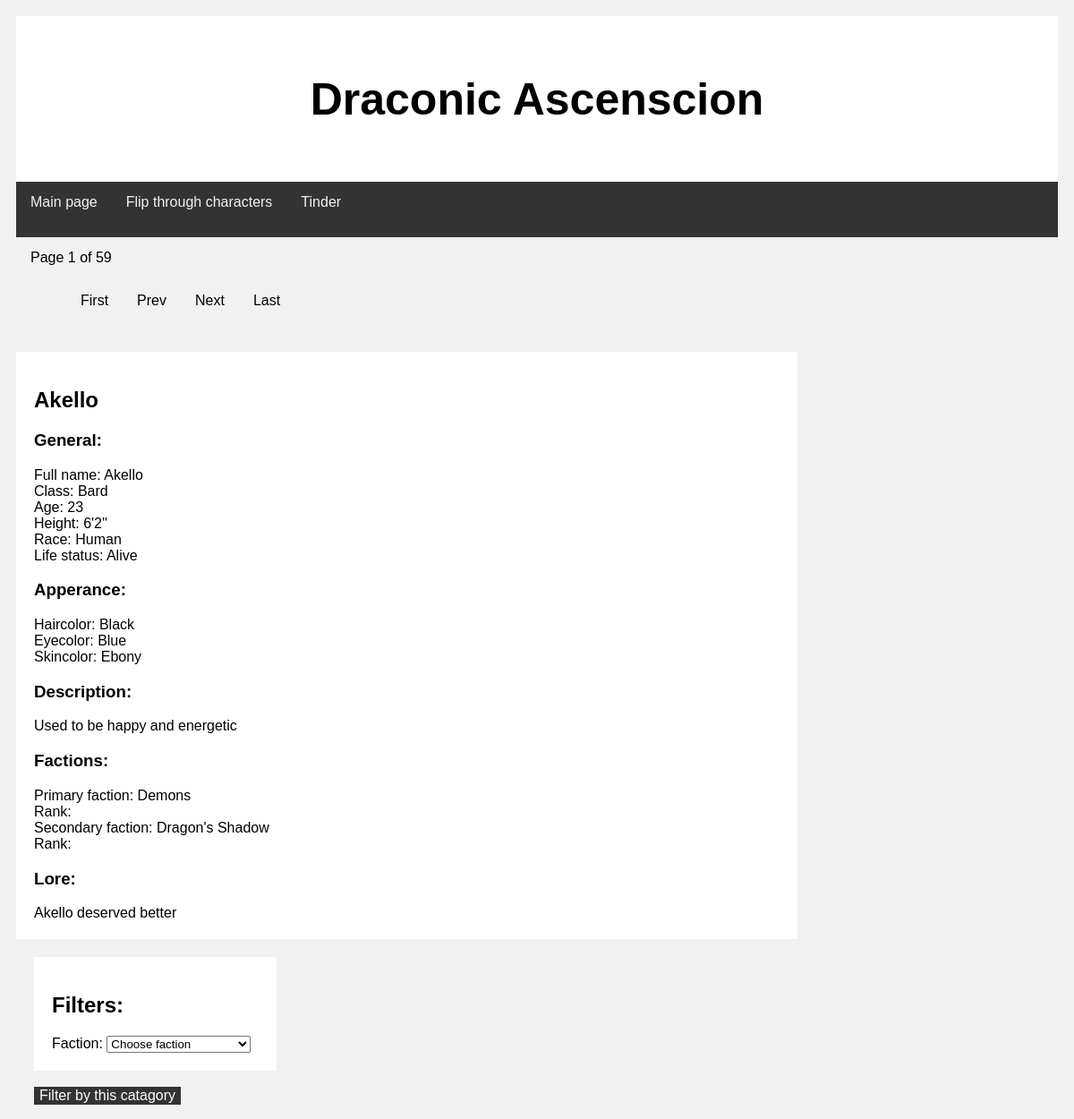
The app's page /character.php with its own data.
### tables this page shows
CREATE TABLE `characters` (
  `id` int(6) UNSIGNED NOT NULL,
  `name` varchar(30) NOT NULL,
  `lastname` varchar(40) NOT NULL,
  `title` varchar(40) NOT NULL,
  `class` varchar(40) NOT NULL,
  `age` int(6) DEFAULT NULL,
  `height` varchar(10) DEFAULT NULL,
  `race` varchar(20) DEFAULT NULL,
  `prifaction` varchar(40) NOT NULL,
  `prirank` varchar(40) NOT NULL,
  `secfaction` varchar(40) NOT NULL,
  `secrank` varchar(40) NOT NULL,
  `description` varchar(300) NOT NULL,
  `lore` varchar(1000) DEFAULT NULL,
  `arc` varchar(40) NOT NULL,
  `haircolor` varchar(20) DEFAULT NULL,
  `eyecolor` varchar(20) DEFAULT NULL,
  `skincolor` varchar(20) DEFAULT NULL,
  `type` varchar(10) NOT NULL,
  `alive` tinyint(1) DEFAULT NULL,
  `dateable` tinyint(1) NOT NULL,
  `sexuality` varchar(40) NOT NULL,
  `likes` varchar(40) NOT NULL,
  `dislikes` varchar(40) NOT NULL,
  `status` varchar(40) NOT NULL,
  `lookingfor` varchar(40) NOT NULL
);

### character.php (the view, shortened to what this page needs)
<head>
  <link rel="stylesheet" type="text/css" href="stylesheet.css">
</head>
  <?php
  include "nav.inc.php";
  $conn = OpenCon();
  if (isset($_GET['pageno'])) {
    $pageno = $_GET['pageno'];
    $faction = $_GET['faction'];
  } else {
    $pageno = 1;
  }
  $no_of_records_per_page = 1;
  $offset = ($pageno-1) * $no_of_records_per_page;
  $factionresult = "none";
  if((empty($_POST) || $_POST['faction'] == "Choose faction") && (empty($_GET['faction']) || $_GET['faction'] == "none")){
    $total_pages_sql = "SELECT COUNT(*) FROM characters";
    $result = mysqli_query($conn,$total_pages_sql);
    $total_rows = mysqli_fetch_array($result)[0];
    $total_pages = ceil($total_rows / $no_of_records_per_page);
    $sql = "SELECT name, lastname, title, class, age, height, race, prifaction, prirank, secfaction, secrank, description, lore, haircolor, eyecolor, skincolor, alive FROM characters ORDER BY name ASC LIMIT $offset, $no_of_records_per_page";
    $preparedStatement= $conn->prepare($sql);
    }
    $preparedStatement->execute();
    $preparedStatement->bind_result($rawName, $rawLastname, $rawTitle, $rawClass, $rawAge, $rawHeight, $rawRace, $rawPri, $rawPriR, $rawSec, $rawSecR, $rawDesc, $rawLore, $rawHairc, $rawEyec, $rawSkinc, $rawAlive);
    $factionresult = htmlspecialchars($factionresult, ENT_QUOTES, 'UTF-8');
    while($preparedStatement->fetch()){
      $name = htmlspecialchars($rawName, ENT_QUOTES, 'UTF-8');
      $lastname = htmlspecialchars($rawLastname, ENT_QUOTES, 'UTF-8');
      $title = htmlspecialchars($rawTitle, ENT_QUOTES, 'UTF-8');
      $class = htmlspecialchars($rawClass, ENT_QUOTES, 'UTF-8');
      $age = htmlspecialchars($rawAge, ENT_QUOTES, 'UTF-8');
      $height = htmlspecialchars($rawHeight, ENT_QUOTES, 'UTF-8');
      $race = htmlspecialchars($rawRace, ENT_QUOTES, 'UTF-8');
      $prifaction = htmlspecialchars($rawPri, ENT_QUOTES, 'UTF-8');
      $prirank = htmlspecialchars($rawPriR, ENT_QUOTES, 'UTF-8');
      $secfaction = htmlspecialchars($rawSec, ENT_QUOTES, 'UTF-8');
      $secrank = htmlspecialchars($rawSecR, ENT_QUOTES, 'UTF-8');
      $description = htmlspecialchars($rawDesc, ENT_QUOTES, 'UTF-8');
      $lore = htmlspecialchars($rawLore, ENT_QUOTES, 'UTF-8');
      $haircolor = htmlspecialchars($rawHairc, ENT_QUOTES, 'UTF-8');
      $eyecolor = htmlspecialchars($rawEyec, ENT_QUOTES, 'UTF-8');
      $skincolor = htmlspecialchars($rawSkinc, ENT_QUOTES, 'UTF-8');
      $alive = htmlspecialchars($rawAlive, ENT_QUOTES, 'UTF-8');
      echo "<div class='menu'>
            <div class='input'>
            Page $pageno of $total_pages
            <ul class='pagination'>
            <li style='float: left;'><a href='";
            echo "?faction=".($factionresult);
            echo "&pageno=1'>First</a></li>
              <li style='float: left;'>
            <a href='";
            echo '?faction='.($factionresult);
            if($pageno <= 1){ echo '#';
            } else { echo "&pageno=".($pageno - 1); }
      echo "'>Prev</a>
            </li>
            <li style='float: left;'>
            <a href='";
            echo '?faction='.($factionresult);
            if($pageno >= $total_pages){ echo '#';
            } else { echo "&pageno=".($pageno + 1); }
      echo  "'>Next</a>
              </li>
            <li style='float: left;'><a href='";
            echo "?faction=".($factionresult);
            echo "&pageno= $total_pages' name='faction'>Last</a></li>
            </ul>
            </div>
            </div>";
      echo  "
            <div class='row'>
            <div class='leftcolumn'>
            <div class='card'>
            <h2>$name</h2>
            <h3>General:</h3>
            Full name: $title $name $lastname<br>
            Class: $class<br>
            Age: $age<br>
            Height: $height<br>
            Race: $race<br>
            Life status: ";
            if($alive == '1') { echo "Alive";} else {
              echo "Deceased";
            }
        echo"<h3>Apperance:</h3>
            Haircolor: $haircolor<br>
            Eyecolor: $eyecolor<br>
            Skincolor: $skincolor<br>
            <h3>Description:</h3>
            $description<br>
            <h3>Factions:</h3>
            Primary faction: $prifaction<br>
            Rank: $prirank<br>";
            if($secfaction !== "") {
            echo "Secondary faction: $secfaction<br>
            Rank: $secrank<br>";
            }
            echo "
            <h3>Lore:</h3> $lore<br>
            </div>
            </div>
            </div>";
    }
    echo "
        <div class='rightcolumn' >
        <div class='card'>
        <h2>Filters:</h2>
        Faction:
        <select form='factionForm' name='faction'>
        <option>Choose faction</option>}";
        echo "</select></div><br>
        <form id='factionForm' action='character.php' method='post' style='float: left;'>
        <input type='submit' name='knapp' value='Filter by this catagory' style='float: left;'/>
        </form>
        </div>
        </div>";
    ?>
  </body>

### nav.inc.php
<div class="header"><h1>Draconic Ascenscion</h1></div>
<div class='topnav'>
  <?php
  echo "
  <form style='float: left;' action='index.php' method='get'>
  <input type='submit' name='knapp' value='Main page' />
  </form>
  <form style='float: left;' action='character.php' method='get'>
  <input type='submit' name='knapp' value='Flip through characters' />
  </form>
  <form style='float: left;' action='tinder.php' method='get'>
  <input type='submit' name='knapp' value='Tinder' />
  </form>";
  ?>
</div>

### stylesheet.css (style rules this page uses)
* { box-sizing: border-box; }
.header { padding: 30px; text-align: center; background: white; }
.header h1 { font-size: 50px; }
.topnav { overflow: hidden; background-color: #333; }
.topnav input { float: left; display: block; color: #f2f2f2; text-align: center; padding: 14px 16px; text-decoration: none; }
.menu { overflow: hidden; font-size: 16px; display: block; border: none; }
.input { float: left; display: block; color: black; padding: 14px 16px; }
input { font-size: 16px; display: block; border: none; background-color: #333; color: white; }
ul { list-style-type: none; }
a { float: left; display: block; color: black; text-align: center; padding: 14px 16px; text-decoration: none; }
.row:after { content: ""; display: table; clear: both; }
.leftcolumn { float: left; width: 75%; }
.card { background-color: white; padding: 20px; margin-top: 20px; }
.rightcolumn { float: left; width: 25%; background-color: #f1f1f1; padding-left: 20px; }

### records on screen
characters: total_pages "59", name "Akello", class "Bard", age "23", height "6'2''", race "Human", alive "Alive", haircolor "Black", eyecolor "Blue", skincolor "Ebony", description "Used to be happy and energetic", prifaction "Demons", secfaction "Dragon's Shadow", lore "Akello deserved better"
